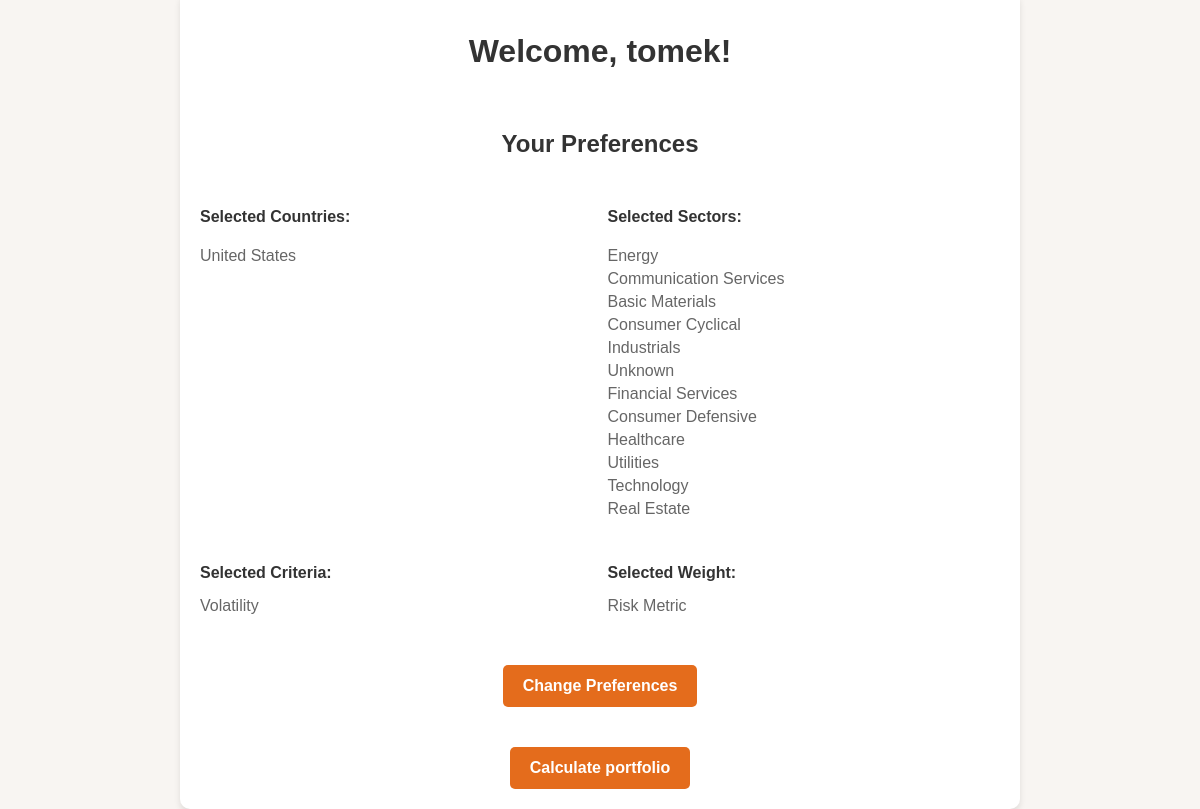
Page /dashboard/ (signed in) on the earlier database version.
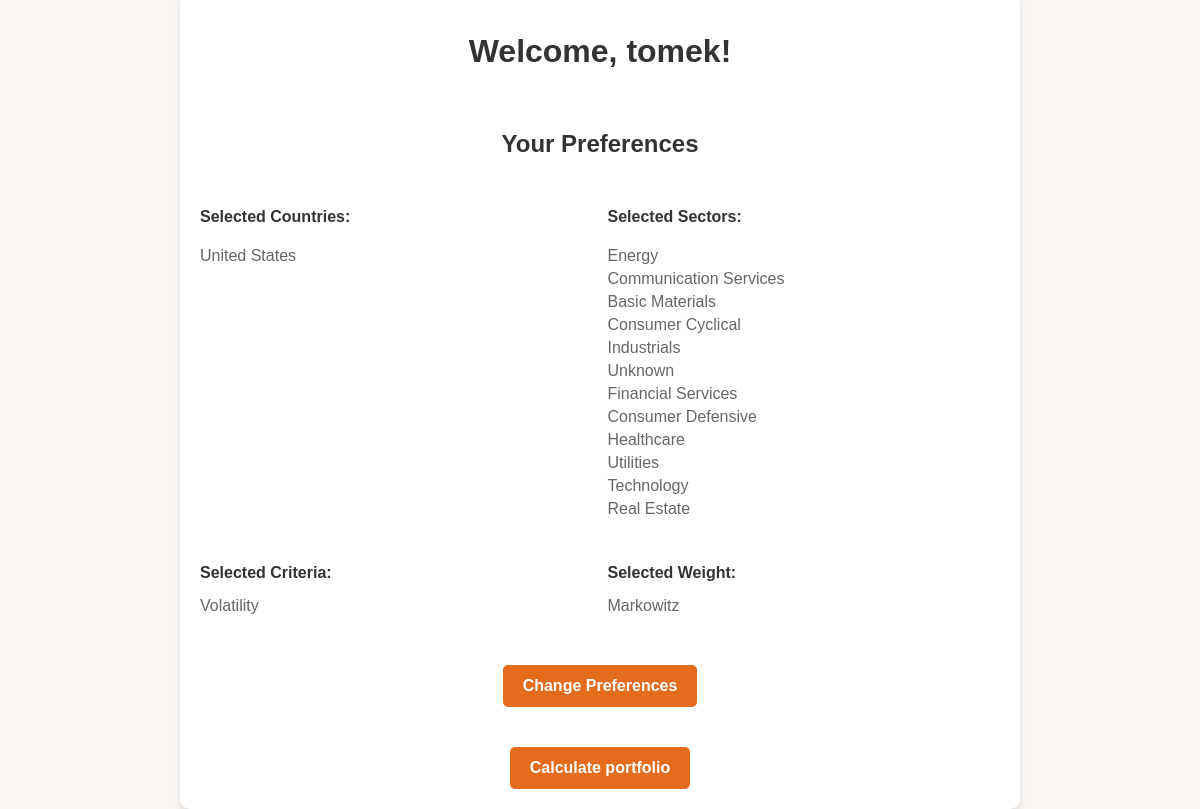
Same page on the later database version.
### myapp/models.py (models this page shows)
class UserPreferences(models.Model):
    user = models.OneToOneField(User, on_delete=models.CASCADE, related_name="preferences")
    lista_krajów = models.TextField(default="", blank=True)  # Lista wybranych krajówy
    sektory = models.TextField(default="", blank=True)     # Lista sektorów
    kryterium = models.TextField(default="", blank=True)    # Kryteria wyboru
    wagi = models.TextField(default="", blank=True)      # Wybór wag

### myapp/views.py (the view)
# urls.py: path('dashboard/', user_dashboard, name='dashboard'),
@login_required
def user_dashboard(request):
    preferences = request.user.preferences
    selected_countries = preferences.lista_krajów.split(',') if preferences.lista_krajów else []
    selected_sectors = preferences.sektory.split(',') if preferences.sektory else []
    selected_criteria = preferences.kryterium.split(',') if preferences.kryterium else []
    selected_weights = preferences.wagi.split(',') if preferences.wagi else []
    context = {
        'selected_countries': selected_countries,
        'selected_sectors': selected_sectors,
        'selected_criteria': selected_criteria,
        'selected_weights': selected_weights,
    }
    return render(request, 'dashboard.html', context)

### myapp/templates/dashboard.html (shortened to what this page needs)
<!DOCTYPE html>
<html lang="en">
<head>
</head>
<body>
    <div class="container">
        <h1>Welcome, {{ request.user.username }}!</h1>
        <h2>Your Preferences</h2>
        <div class="preferences-container">
            <div>
                <p class="label">Selected Countries:</p>
                <ul class="value">
                    {% for country in selected_countries %}
                    <li>{{ country }}</li>
                    {% endfor %}
                </ul>
            </div>
            <div>
                <p class="label">Selected Sectors:</p>
                <ul class="value">
                    {% for sector in selected_sectors %}
                    <li>{{ sector }}</li>
                    {% endfor %}
                </ul>
            </div>
            <div>
                <p class="label">Selected Criteria:</p>
                <p class="value">{{ selected_criteria|join:", " }}</p>
            </div>
            <div>
                <p class="label">Selected Weight:</p>
                <p class="value">{{ selected_weights|join:", " }}</p>
            </div>
        </div>
        <a href="{% url 'edit_preferences' %}">
            <button>Change Preferences</button>
        </a>
        <form method="POST" action="{% url 'wrap_wallet' %}">
            <button type="submit">Calculate portfolio</button>
        </form>
    </div>
</body>
</html>

### myapp/templates/dashboard.html (style rules this page uses)
body { font-family: 'Arial', sans-serif; background-color: #f8f5f2; margin: 0; padding: 0; color: #333; display: flex; flex-direction: column; align-items: center; justify-content: center; height: 100vh; text-align: center; }
h1 { font-size: 2rem; color: #333; margin-bottom: 20px; }
h2 { font-size: 1.5rem; margin-top: 20px; color: #333; }
p { font-size: 1rem; margin: 10px 0; }
button { background-color: #e46c1c; color: #fff; border: none; border-radius: 5px; padding: 12px 20px; font-size: 1rem; font-weight: bold; cursor: pointer; transition: all 0.3s ease; margin-top: 20px; }
a { text-decoration: none; }
.container { width: 100%; max-width: 800px; background-color: #ffffff; padding: 20px; border-radius: 10px; box-shadow: 0 4px 6px rgba(0, 0, 0, 0.1); display: flex; flex-direction: column; gap: 20px; }
.preferences-container { display: grid; grid-template-columns: 1fr 1fr; gap: 15px; text-align: left; }
.preferences-container div { display: flex; flex-direction: column; }
.preferences-container .label { font-weight: bold; color: #333; margin-bottom: 5px; }
.preferences-container .value { color: #666; list-style-type: none; padding-left: 0; }
.preferences-container .value li { margin-bottom: 5px; }

Differences in the rows shown:
changed UserPreferences "United States": wagi "Risk Metric" → "Markowitz"
